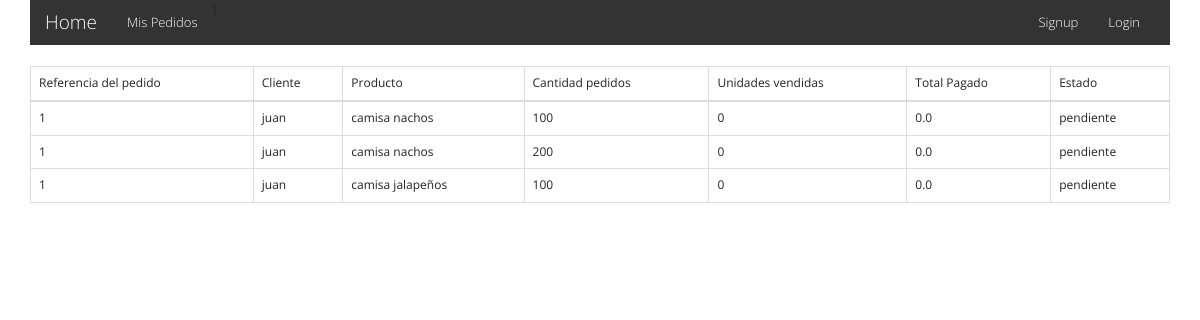
/pedidos/list/1/, run on an earlier commit of the app's database.
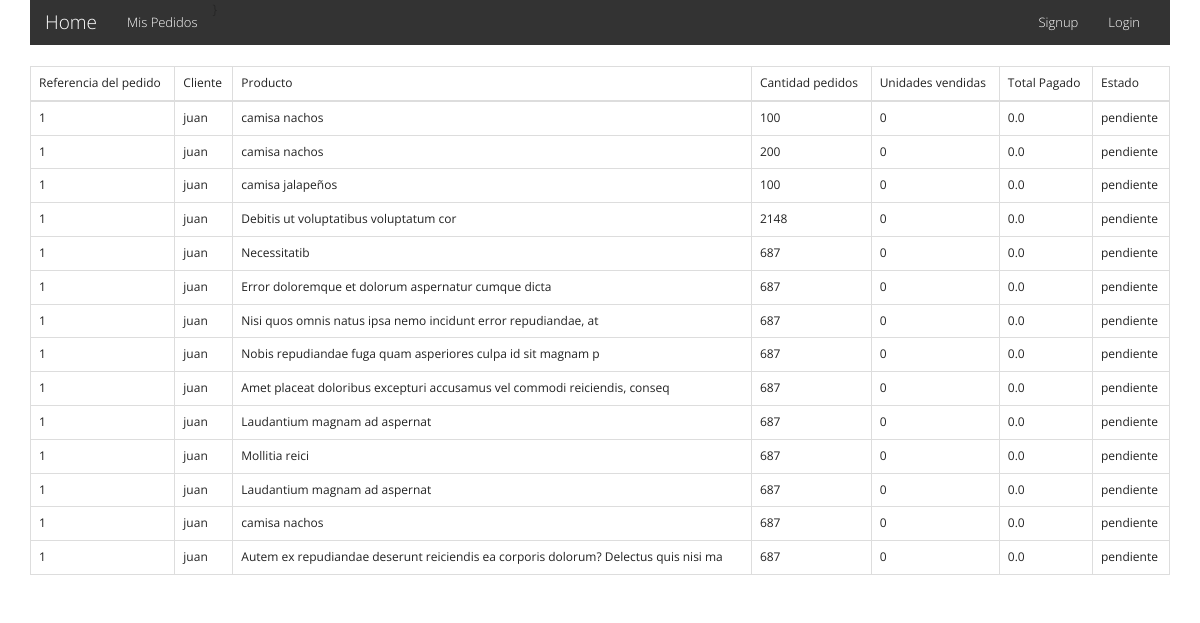
And on a later commit of the database.
### pedidos/models.py (models this page shows)
class Pedido(models.Model):
  referencia_pedido = models.IntegerField()
  cliente = models.ForeignKey(User)
  producto = models.ForeignKey(Producto)
  unidades = models.IntegerField()
  talla = models.CharField(max_length=3)
  deuda = models.FloatField(default=0)
  pagado = models.FloatField(default=0)
  unidades_vendidas = models.IntegerField(default=0)
  fecha_creacion = models.DateTimeField(auto_now_add=True)
  estado = models.CharField(max_length=100, default='pendiente')

### producto/models.py (models this page shows)
class Producto(models.Model):
  nombre = models.CharField(max_length=100)
  color = models.CharField(max_length=100)
  precio_base = models.FloatField()
  tallaje = models.ForeignKey(Tallaje)
  deleted = models.BooleanField(default=False)
  def __str__(self):
    return '{}'.format(self.nombre)

### pedidos/views.py (the view)
# urls.py: url(r'^pedidos/list/(?P<pk>\d+)/$', PedidoDetailList.as_view(), name='pedido_list_detail'),
class PedidoDetailList(ListView):
  model = Pedido
  template_name = 'pedidos/pedido_list_detail.html'
  def get_queryset(self):
    return Pedido.objects.filter(referencia_pedido=self.kwargs['pk'])

### templates/pedidos/pedido_list_detail.html
{% extends 'base/base.html' %}
{% block content %}
<table class="table table-bordered">
  <thead>
    <tr>
      <td>Referencia del pedido</td>
      <td>Cliente</td>
      <td>Producto</td>
      <td>Cantidad pedidos</td>
      <td>Unidades vendidas</td>
      <td>Total Pagado</td>
      <td>Estado</td>
    </tr>
  </thead>
  <tbody>
    {% if object_list %}
    {% for pedido in object_list %}
    <tr>
      <td>{{ pedido.referencia_pedido }}</td>
      <td>{{ pedido.cliente }}</td>
      <td>{{ pedido.producto }}</td>
      <td>{{ pedido.unidades }}</td>
      <td>{{ pedido.unidades_vendidas }}</td>
      <td>{{ pedido.pagado }}</td>
      <td>{{ pedido.estado }}</td>
    </tr>
    {% endfor %}
    {% else %}
    <h1>No hay registros de solicitudes</h1>
    {% endif %}
  </tbody>
</table>
{% endblock%}

What changed in the data, as far as the page shows it:
added Pedido: referencia_pedido "1", cliente "juan", producto "Debitis ut voluptatibus voluptatum cor", unidades "2148", unidades_vendidas "0", pagado "0.0", estado "pendiente"
added Pedido: referencia_pedido "1", cliente "juan", producto "Necessitatib", unidades "687", unidades_vendidas "0", pagado "0.0", estado "pendiente"
added Pedido: referencia_pedido "1", cliente "juan", producto "Error doloremque et dolorum aspernatur cumque dicta", unidades "687", unidades_vendidas "0", pagado "0.0", estado "pendiente"
added Pedido: referencia_pedido "1", cliente "juan", producto "Nisi quos omnis natus ipsa nemo incidunt error repudiandae, at", unidades "687", unidades_vendidas "0", pagado "0.0", estado "pendiente"
added Pedido: referencia_pedido "1", cliente "juan", producto "Nobis repudiandae fuga quam asperiores culpa id sit magnam p", unidades "687", unidades_vendidas "0", pagado "0.0", estado "pendiente"
added Pedido: referencia_pedido "1", cliente "juan", producto "Amet placeat doloribus excepturi accusamus vel commodi reiciendis, conseq", unidades "687", unidades_vendidas "0", pagado "0.0", estado "pendiente"
added Pedido: referencia_pedido "1", cliente "juan", producto "Laudantium magnam ad aspernat", unidades "687", unidades_vendidas "0", pagado "0.0", estado "pendiente"
added Pedido: referencia_pedido "1", cliente "juan", producto "Mollitia reici", unidades "687", unidades_vendidas "0", pagado "0.0", estado "pendiente"
added Pedido: referencia_pedido "1", cliente "juan", producto "Laudantium magnam ad aspernat", unidades "687", unidades_vendidas "0", pagado "0.0", estado "pendiente"
added Pedido: referencia_pedido "1", cliente "juan", producto "camisa nachos", unidades "687", unidades_vendidas "0", pagado "0.0", estado "pendiente"
added Pedido: referencia_pedido "1", cliente "juan", producto "Autem ex repudiandae deserunt reiciendis ea corporis dolorum? Delectus quis nisi ma", unidades "687", unidades_vendidas "0", pagado "0.0", estado "pendiente"
